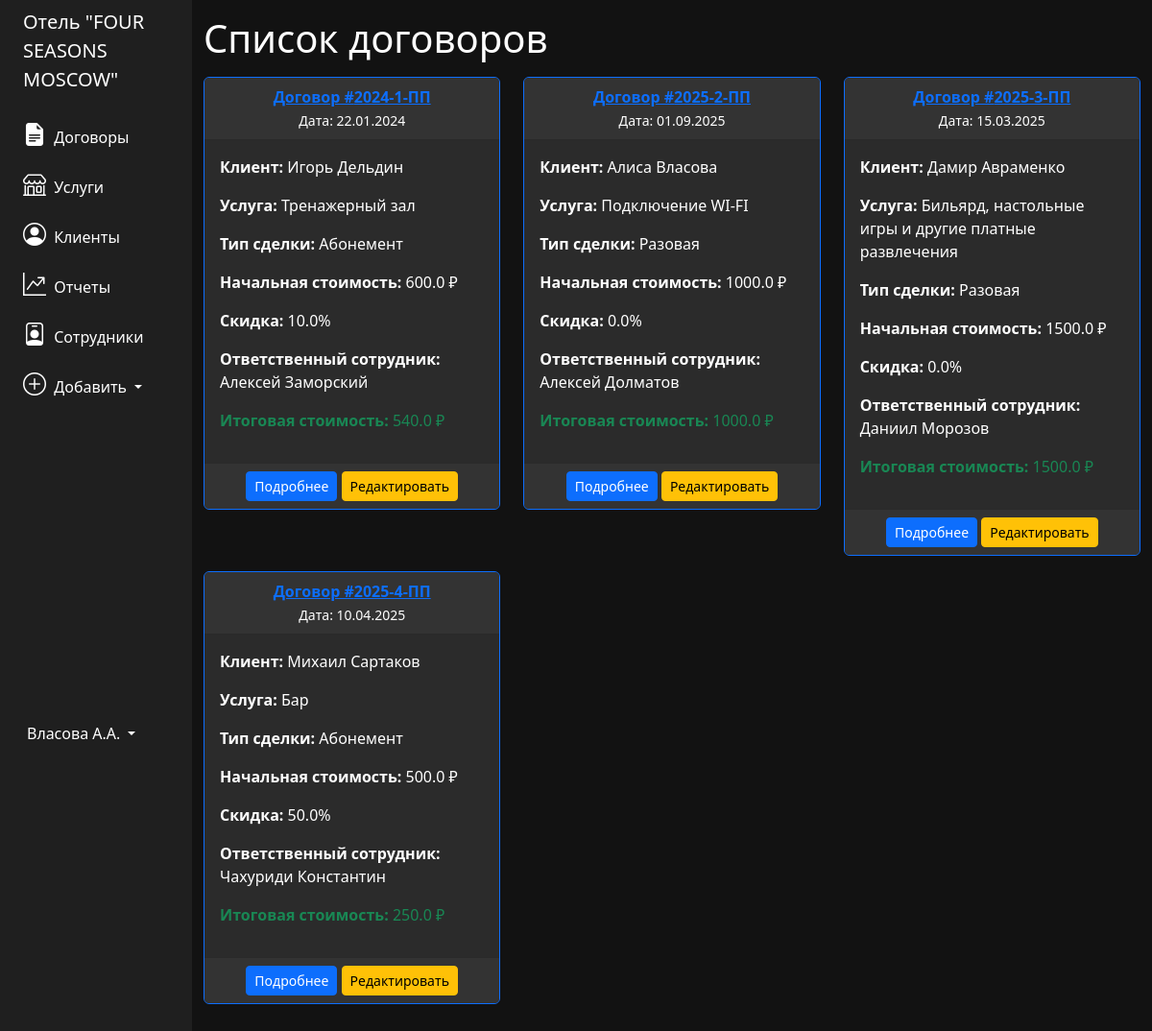
The app's page /contracts with its own data.
### tables this page shows
CREATE TABLE "contracts" (
    "id_contract" INTEGER,
    "number" TEXT,
    "date" TEXT,
    "deal_type" TEXT,
    "start_price" REAL,
    "discount" REAL,
    "deal_status" INTEGER,
    "finish_price" REAL,
    "client_id" INTEGER,
    "service_id" INTEGER,
    "employee_id" INTEGER,
    PRIMARY KEY("id_contract" AUTOINCREMENT),
    FOREIGN KEY("client_id") REFERENCES "clients"("id_client"),
    FOREIGN KEY("service_id") REFERENCES "services"("service_id"),
    FOREIGN KEY("employee_id") REFERENCES "employees"("id_employee")
);

CREATE TABLE "clients" (
    "id_client" INTEGER,
    "name" TEXT NOT NULL,
    "email" TEXT,
    "contact" TEXT,
    "address" TEXT,
    PRIMARY KEY("id_client" AUTOINCREMENT)
);

CREATE TABLE "services" (
    "service_id" INTEGER,
    "name" TEXT NOT NULL,
    "price" REAL,
    "description" TEXT,
    PRIMARY KEY("service_id" AUTOINCREMENT)
);

CREATE TABLE "employees" (
    "id_employee" INTEGER,
    "name" TEXT NOT NULL,
    "phone_number" TEXT,
    "email" TEXT,
    "position" TEXT,
    "department" TEXT,
    PRIMARY KEY("id_employee" AUTOINCREMENT)
);

### app.py (the view)
@app.route('/contracts')
def contracts():
    conn = get_db_connection()
    contracts_data = conn.execute("""
        SELECT
            contracts.*,
            clients.name AS client_name,
            services.name AS service_name,
            employees.name AS employee_name
        FROM contracts
        JOIN clients ON contracts.client_id = clients.id_client
        JOIN services ON contracts.service_id = services.service_id
        JOIN employees ON contracts.employee_id = employees.id_employee;
    """).fetchall()
    conn.close()
    return render_template('contracts.html', contracts=contracts_data)

### app.py (called while the page is built)
def get_db_connection():
    conn = sqlite3.connect('database.db')
    conn.row_factory = sqlite3.Row
    return conn

### templates/contracts.html (shortened to what this page needs)
{% extends 'base.html' %}
{% block content %}
<h1>Список договоров</h1>
<div class="row mt-3">
    {% for contract in contracts %}
    <div class="col-md-4">
        <div class="card mb-3 border-primary">
            <div class="card-header text-center">
                <a href="{{ url_for('contract', contract_id=contract['id_contract']) }}">
                    <b>Договор #{{ contract['number'] }}</b>
                </a>
                <br>
                <small>Дата: {{ contract['date'] }}</small>
            </div>
            <div class="card-body">
                <p><strong>Клиент:</strong> {{ contract['client_name'] }}</p>
                <p><strong>Услуга:</strong> {{ contract['service_name'] }}</p>
                <p><strong>Тип сделки:</strong> {{ contract['deal_type'] }}</p>
                <p><strong>Начальная стоимость:</strong> {{ contract['start_price'] }} ₽</p>
                <p><strong>Скидка:</strong> {{ contract['discount'] }}%</p>
                <p><strong>Ответственный сотрудник:</strong> {{ contract['employee_name'] }}</p>
                <p class="text-success"><strong>Итоговая стоимость:</strong> {{ contract['finish_price'] }} ₽</p>
            </div>
            <div class="card-footer text-center">
                <a href="{{ url_for('contract', contract_id=contract['id_contract']) }}"
                   class="btn btn-primary btn-sm">Подробнее</a>
                <a href="{{ url_for('edit_contract', contract_id=contract['id_contract']) }}"
                   class="btn btn-warning btn-sm">Редактировать</a>
            </div>
        </div>
    </div>
    {% endfor %}
</div>
{% endblock %}

### templates/base.html (shortened to what this page needs)
<!doctype html>
<html lang="en">
<head>
    <link rel="stylesheet" href="https://cdn.jsdelivr.net/npm/bootstrap@5.3.3/dist/css/bootstrap.min.css"
>
    <link rel="stylesheet" href="https://cdn.jsdelivr.net/npm/bootstrap-icons@1.11.3/font/bootstrap-icons.min.css">
</head>
<body>
    <div class="container-fluid">
        <div class="row flex-nowrap">
            <div class="col-auto col-md-3 col-xl-2 px-sm-2 px-0 bg-primary">
                <div class="d-flex flex-column align-items-center align-items-sm-start px-3 pt-2 min-vh-100">
                    <a href="/"
                        class="d-flex align-items-center pb-3 mb-md-0 me-md-auto text-white text-decoration-none">
                        <span class="fs-5 d-none d-sm-inline">Отель "FOUR SEASONS MOSCOW"</span>
                    </a>
                    <ul class="nav nav-pills flex-column mb-sm-auto mb-0 align-items-center align-items-sm-start" id="menu">
                        <li>
                            <a href="/contracts" class="nav-link px-0 align-middle text-white">
                            <i class="fs-4 bi-file-earmark-text-fill"></i> <span class="ms-1 d-none d-sm-inline">Договоры</span></a>
                        </li>
                        <li>
                            <a href="/services" class="nav-link px-0 align-middle text-white">
                            <i class="fs-4 bi-shop"></i> <span class="ms-1 d-none d-sm-inline">Услуги</span></a>
                        </li>
                        <li>
                            <a href="/clients" class="nav-link px-0 align-middle text-white">
                            <i class="fs-4 bi-person-circle"></i> <span class="ms-1 d-none d-sm-inline">Клиенты</span></a>
                        </li>
                        <li>
                            <a href="/reports" class="nav-link px-0 align-middle text-white">
                            <i class="fs-4 bi-graph-up-arrow"></i> <span class="ms-1 d-none d-sm-inline">Отчеты</span></a>
                        </li>
                        <li>
                            <a href="/employees" class="nav-link px-0 align-middle text-white">
                            <i class="fs-4 bi-person-badge"></i> <span class="ms-1 d-none d-sm-inline">Сотрудники</span></a>
                        </li>
                        <li class="dropdown pb-4">
    <a href="#" class="nav-link px-0 align-middle text-white dropdown-toggle"
        id="dropdownCreate" data-bs-toggle="dropdown" aria-expanded="false">
        <i class="fs-4 bi-plus-circle"></i> <span class="ms-1 d-none d-sm-inline">Добавить </span>
    </a>
</li>
                    </ul>
                    <div class="dropdown pb-4">
                        <a href="#" class="d-flex align-items-center text-white text-decoration-none dropdown-toggle"
                            id="dropdownUser" data-bs-toggle="dropdown" aria-expanded="false">
                            <span class="d-none d-sm-inline mx-1">Власова А.А.</span>
                        </a>
                    </div>
                </div>
            </div>
            <div class="col py-3">
                {% block content %} {% endblock %}
            </div>
        </div>
    </div>
</body>
</html>

### templates/base.html (style rules this page uses)
body { background-color: #121212; color: white; }
.bg-primary { background-color: #1f1f1f !important; }
.card { background-color: #2b2b2b; color: white; border: 1px solid #444; }
.card-header, .card-footer { background-color: #333; }
.nav-link { color: white; }

### records on screen
contracts: number "2024-1-ПП", date "22.01.2024", client_name "Игорь Дельдин", service_name "Тренажерный зал", deal_type "Абонемент", start_price "600.0", discount "10.0", employee_name "Алексей Заморский", finish_price "540.0"
contracts: number "2025-2-ПП", date "01.09.2025", client_name "Алиса Власова", service_name "Подключение WI-FI", deal_type "Разовая", start_price "1000.0", discount "0.0", employee_name "Алексей Долматов", finish_price "1000.0"
contracts: number "2025-3-ПП", date "15.03.2025", client_name "Дамир Авраменко", service_name "Бильярд, настольные игры и другие платные развлечения", deal_type "Разовая", start_price "1500.0", discount "0.0", employee_name "Даниил Морозов", finish_price "1500.0"
contracts: number "2025-4-ПП", date "10.04.2025", client_name "Михаил Сартаков", service_name "Бар", deal_type "Абонемент", start_price "500.0", discount "50.0", employee_name "Чахуриди Константин", finish_price "250.0"
